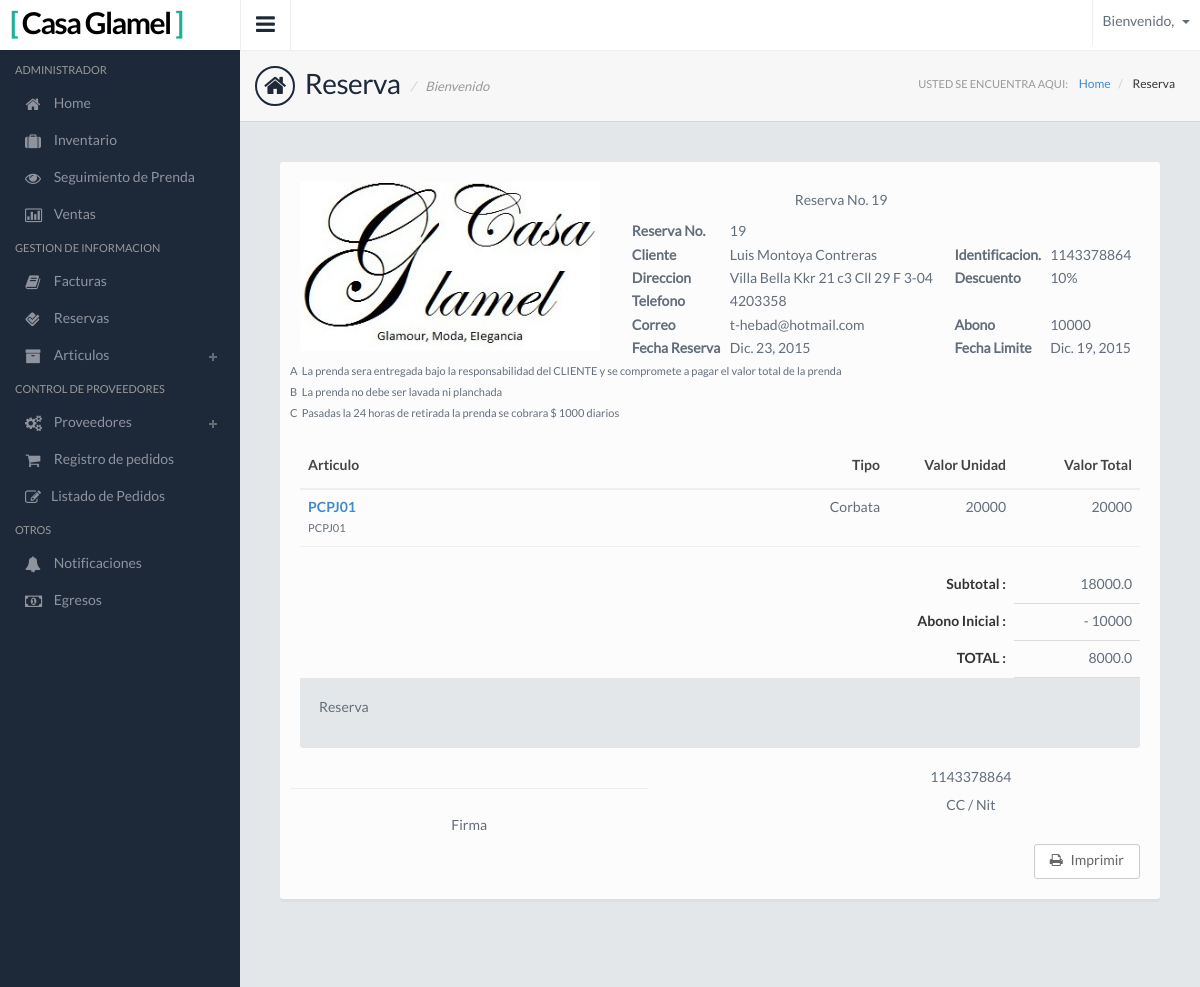
Screenshot of /Reserva-Factura-Detail-Admin/19/ with the database file from the repository.
### Apps/Reserva/models.py (models this page shows, shortened)
class Reserva(models.Model):
    cliente = models.ForeignKey(Cliente)
    vendedor = models.CharField(max_length=50,blank=True)
    fecha_reserva = models.DateField()
    fecha_limite = models.DateField()
    abono_inicial = models.IntegerField()
    descuento = models.IntegerField(default=0, null=True, blank=True, validators=[
                                        MinValueValidator(0),
                                        MaxValueValidator(100)
                                    ])

class Reserva_Detail(models.Model):
    reserva = models.ForeignKey(Reserva)
    articulo = models.ForeignKey(Articulo)
    gratis = models.BooleanField(default=False)

### Apps/GestionInf/models.py (models this page shows, shortened)
class Cliente(models.Model):
    full_nombre = models.CharField(max_length=100)
    identificacion = models.IntegerField()
    direccion = models.CharField(max_length=100)
    telefono = models.IntegerField()
    correo = models.CharField(max_length=100)
    peligroso = models.BooleanField(default=False)
    numeros_compras = models.IntegerField(default=0,blank=True, null=True)

### Apps/Inventario/models.py (models this page shows, shortened)
class Articulo(models.Model):
    categoria_idcategoria = models.ForeignKey(Categoria)
    nombre_tipo = models.ForeignKey(Tipo)
    nombre_estado = models.ForeignKey(Estado)
    nombre_estado_ropa = models.ForeignKey(Estado_Ropa)
    color = models.ForeignKey(Color)
    nuevo = models.BooleanField(default=False)
    referencia = models.CharField(max_length=45)
    descripcion = models.CharField(max_length=100)
    fechaingreso = models.DateField()
    fechautil = models.DateField()
    precio_original = models.IntegerField()
    precio = models.IntegerField()
    ubicacion = models.CharField(max_length=45)
    talla = models.ForeignKey(Talla)

class Tipo(models.Model):
    nombre_tipo = models.CharField(max_length=50)
    def __str__(self):
        return self.nombre_tipo

### Apps/Reserva/views.py (the view)
# urls.py: url(r'Reserva-Factura-Detail-Admin/(?P<pk>[0-9]+)/$', Reserva_Factura_Detail_Admin.as_view(), name='Reserva_Factura_Detail_Admin'),
class Reserva_Factura_Detail_Admin(Reserva_Factura_Detail):
    template_name = 'ModuloAdmin/Reserva/Reserva_Factura.html'

### Apps/Reserva/views.py (called while the page is built)
    def get_context_data(self, **kwargs):
        context = super(Reserva_Factura_Detail,self).get_context_data(**kwargs)
        context['reserva_detail_factura'] = Reserva_Detail.objects.filter(reserva=self.get_object())
        deta = Reserva_Detail.objects.filter(reserva=self.get_object())
        suma = 0
        for deta in deta:
            if deta.gratis:
                suma += 0
            else:
                suma += deta.articulo.precio
        suma = suma-(suma*self.get_object().descuento/100)
        context['hoy']=date.today()
        context['form']=Alquiler_Reserva_Form()
        context['suma']=suma
        context['total']=suma-self.get_object().abono_inicial
        return context

### templates/ModuloAdmin/Reserva/Reserva_Factura.html (shortened to what this page needs)
{% extends "base.html" %}
{% load static from staticfiles %}
{% block link%} <link href="{% static 'css/jquery.datatables.css' %}" rel="stylesheet">
 {%endblock%}
{% block page %} Reserva {% endblock %}
{% block page2 %} Reserva {% endblock %}
{% block contenido%}
     <div class="contentpanel">
      <div class="panel panel-default">
        <div class="panel-body">
            <div class="row">
                <div class="col-sm-12">
                    <table style="width:100%">
                        <tr>
                            <td rowspan="7"><img src="{% static 'images/descarga.jpg' %}" class="img-responsive mb10" alt=""
                            height="300" width="300"/></td>
                            <th class="text-center" colspan="3"><h5>Reserva No. {{ reserva.pk }}</h5></th>
                        </tr>
                        <tr>
                            <th>Reserva No.</th>
                            <td>{{ reserva.pk }}</td></tr>
                        <tr>
                            <th>Cliente</th>
                            <td>{{ reserva.cliente.full_nombre }}</td>
                            <th>Identificacion.</th>
                            <td>{{ reserva.cliente.identificacion }}</td>
                        </tr>
                            <tr>
                                <th>Direccion</th>
                                <td>{{ reserva.cliente.direccion }}</td>
                                <th>Descuento</th>
                                <td>{{ reserva.descuento }}%</td>
                            </tr>
                            <tr>
                                <th>Telefono</th>
                                <td>{{ reserva.cliente.telefono }}</td>
                            </tr>
                            <tr>
                                <th>Correo</th>
                                <td>{{ reserva.cliente.correo }}</td>
                                <th>Abono</th>
                                <td>{{ reserva.abono_inicial }}</td>
                            </tr>
                            <tr>
                                <th>Fecha Reserva</th>
                                <td>{{ reserva.fecha_reserva }}</td>
                                <th>Fecha Limite</th>
                                <td>{{ reserva.fecha_limite }}</td>
                            </tr>
                    </table>
                </div>
                <div class="row">
                    <div class="col-md-12">
                        <table style="width:100%">
                            <tr>
                                <td><small>A</small></td>
                                <td><small>La prenda sera entregada bajo la responsabilidad del CLIENTE y se compromete a pagar el valor total de la prenda</small></td>
                            </tr>
                            <tr>
                                <td><small>B</small></td>
                                <td><small>La prenda no debe ser lavada ni planchada</small></td>
                            </tr>
                            <tr>
                                <td><small>C</small></td>
                                <td><small>Pasadas la 24 horas de retirada la prenda se cobrara $ 1000 diarios</small></td>
                            </tr>
                        </table>
                    </div>
                </div>
            </div>
            <div class="table-responsive">
            <table class="table table-invoice">
            <thead>
              <tr>
                <th>Articulo</th>
                <th>Tipo</th>
                <th>Valor Unidad</th>
                <th>Valor Total</th>
              </tr>
            </thead>
            <tbody>
            {% for reserva_detail_factura in reserva_detail_factura%}
              <tr>
                <td>
                    <div class="text-primary"><strong>{{ reserva_detail_factura.articulo.referencia }}</strong></div>
                    <small>{{ reserva_detail_factura.articulo.descripcion }}</small>
                </td>
                <td>{{ reserva_detail_factura.articulo.nombre_tipo }}</td>
                {% if reserva_detail_factura.gratis %}
                        <td>0</td>
                        <td>0</td>
                    {% else %}
                        <td>{{ reserva_detail_factura.articulo.precio }}</td>
                        <td>{{ reserva_detail_factura.articulo.precio }}</td>
                {% endif %}
              </tr>
                {% endfor %}
          </table>
          </div>
            <table class="table table-total">
                <tbody>
                    <tr>
                        <td><strong>Subtotal :</strong></td>
                        <td>{{ suma }}</td>
                    </tr>
                    <tr>
                        <td><strong>Abono Inicial :</strong></td>
                        <td>- {{ reserva.abono_inicial }}</td>
                    </tr>
                    <tr>
                        <td><strong>TOTAL :</strong></td>
                        <td>{{ total }}</td>
                    </tr>
                </tbody>
            </table>
            <div class="well">
                <p class="text-justify"> Reserva
                </p>
            </div>
            <div class="row">
                <div class="col-lg-5">
                    <div class="row"><hr></div>
                    <div class="row"><h5 class="text-center">Firma</h5></div>
                </div>
                <div class="col-lg-2">
                </div>
                <div class="col-lg-5">
                    <div class="row text-center">{{ reserva.cliente.identificacion }}</div>
                    <div class="row"><h5 class="text-center">CC / Nit</h5></div>
                </div>
            </div>
            <div class="text-right btn-invoice">
                <a href="{% url 'Reservas:Reserva_Factura_Detail_Imprimir' reserva.pk %}" class="btn btn-white" target="_blank"><i class="fa fa-print mr5"></i> Imprimir</a>
            </div>
        </div>
      </div>
    </div>
{% endblock %}

### static/css/style.default.css (style rules this page uses)
body { background: #1d2939; font-family: 'LatoRegular', 'Lucida Grande', 'Lucida Sans Unicode', Helvetica, sans-serif !important; line-height: 21px; color: #636e7b; overflow: hidden; }
h1,h2,h3,h4,h5 { font-family: 'LatoRegular', 'Lucida Grande', 'Lucida Sans Unicode', Helvetica, sans-serif; }
strong { font-family: 'LatoBold'; font-weight: normal; }
.contentpanel { padding: 20px; }
.contentpanel::after { clear: both; display: block; content: ''; }
p { margin-bottom: 10px; }
.table-invoice { -moz-box-shadow: none; -webkit-box-shadow: none; box-shadow: none; border-bottom: 1px solid #eee; margin-top: 20px; }
.table-invoice thead > tr > th { background: none; }
.table-invoice thead > tr > th:last-child, .table-invoice thead > tr > th:nth-child(3), .table-invoice thead > tr > th:nth-child(2) { text-align: right; }
.table-invoice tbody > tr > td:last-child, .table-invoice tbody > tr > td:nth-child(3), .table-invoice tbody > tr > td:nth-child(2) { width: 15%; text-align: right; }
.table-total { -moz-box-shadow: none; -webkit-box-shadow: none; box-shadow: none; float: right; }
.table-total > tbody > tr > td { border: 0; }
.table-total > tbody > tr > td:last-child { border-bottom: 1px solid #ddd; width: 15%; text-align: right; }
.table-total > tbody > tr > td:first-child { text-align: right; color: #333; }
.mb10 { margin-bottom: 10px; }
.mr5 { margin-right: 5px; }

### rows the page displays
Reserva: pk "19", cliente.full_nombre "Luis Montoya Contreras", cliente.identificacion "1143378864", cliente.direccion "Villa Bella Kkr 21 c3 Cll 29 F 3-04", descuento "10", cliente.telefono "4203358", cliente.correo "t-hebad@hotmail.com", abono_inicial "10000", fecha_reserva "Dic. 23, 2015", fecha_limite "Dic. 19, 2015"
Reserva_Detail: articulo.referencia "PCPJ01", articulo.descripcion "PCPJ01", articulo.nombre_tipo "Corbata", articulo.precio "20000"

### other values shown
{{ suma }} "18000.0"
{{ total }} "8000.0"
